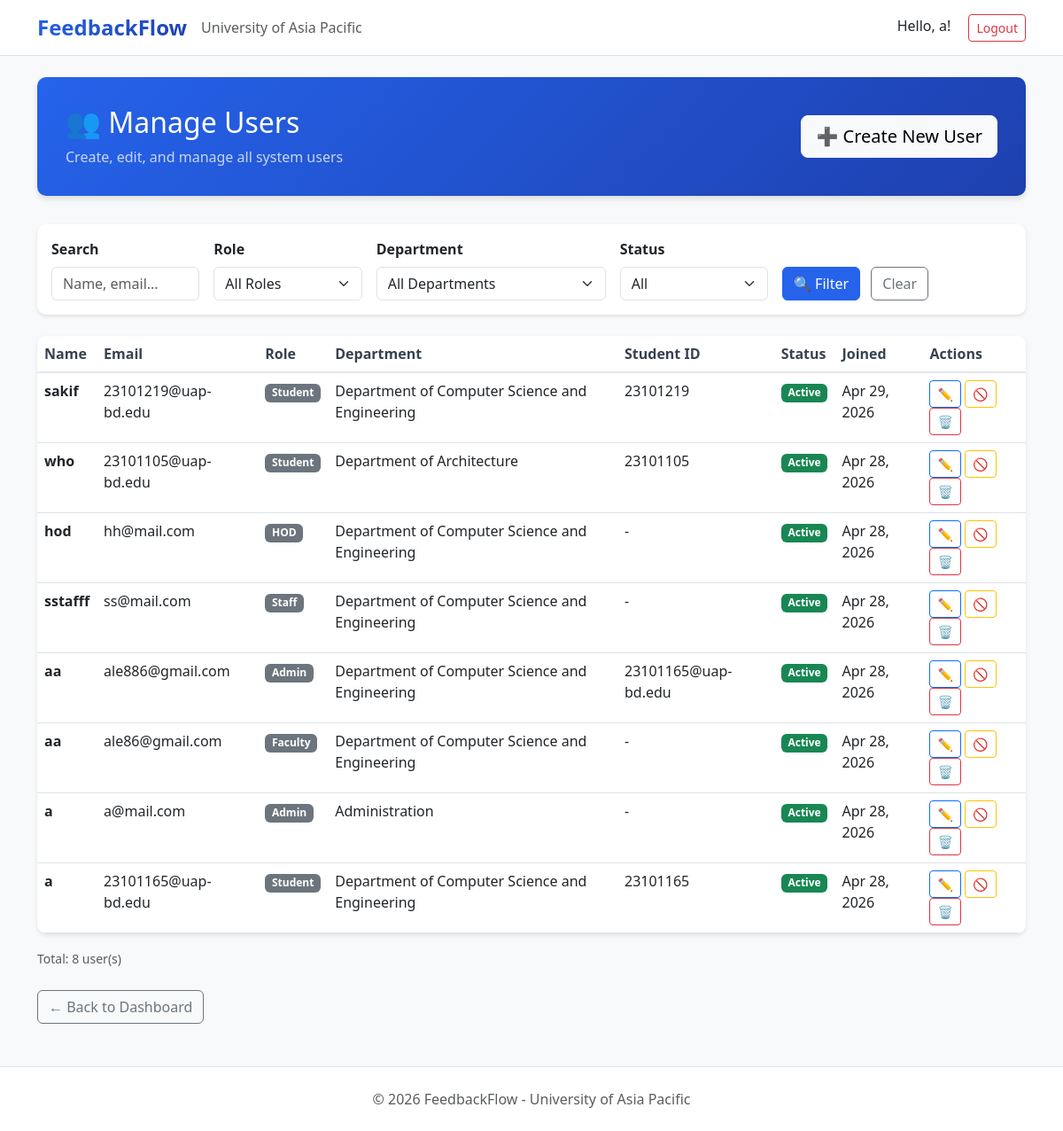
The page /dashboard/users/ (signed in) on the database its author committed.
### users/models.py (models this page shows, shortened)
class User(AbstractBaseUser, PermissionsMixin):
    ROLE_CHOICES = (
        ('Student', 'Student'),
        ('Faculty', 'Faculty'),
        ('HOD', 'Head of Department'),
        ('Staff', 'Staff'),
        ('Admin', 'Administrator'),
    )
    DEPARTMENT_CHOICES = (
        ('DBA', 'Department of Business Administration'),
        ('CSE', 'Department of Computer Science and Engineering'),
        ('CE', 'Department of Civil Engineering'),
        ('EEE', 'Department of Electrical and Electronic Engineering'),
        ('Pharmacy', 'Department of Pharmacy'),
        ('Law', 'Department of Law and Human Rights'),
        ('English', 'Department of English'),
        ('Architecture', 'Department of Architecture'),
    )
    email = models.EmailField(unique=True, max_length=255)
    full_name = models.CharField(max_length=150)
    role = models.CharField(max_length=20, choices=ROLE_CHOICES)
    department = models.CharField(max_length=100, choices=DEPARTMENT_CHOICES, null=True, blank=True)
    student_id = models.CharField(max_length=50, unique=True, null=True, blank=True)
    is_active = models.BooleanField(default=True)
    is_staff = models.BooleanField(default=False)
    created_at = models.DateTimeField(auto_now_add=True)
    updated_at = models.DateTimeField(auto_now=True)
    USERNAME_FIELD = 'email'
    REQUIRED_FIELDS = ['full_name']
    objects = UserManager()
    class Meta:
        verbose_name = 'User'
        verbose_name_plural = 'Users'
        ordering = ['-created_at']
    def get_short_name(self):
        return self.full_name.split()[0] if self.full_name else self.email

### users/views.py (the view)
# urls.py: path('dashboard/users/', views.admin_user_list, name='admin_user_list'),
@login_required
def admin_user_list(request):
   if request.user.role != 'Admin':
       return redirect('login')
   users = User.objects.all().order_by('-created_at')
   search = request.GET.get('search', '')
   role_filter = request.GET.get('role', '')
   dept_filter = request.GET.get('department', '')
   if search:
       users = users.filter(
           full_name__icontains=search
       ) | users.filter(
           email__icontains=search
       )
   if role_filter:
       users = users.filter(role=role_filter)
   if dept_filter:
       users = users.filter(department=dept_filter)
   status_filter = request.GET.get('status', '')
   if status_filter == 'active':
       users = users.filter(is_active=True)
   elif status_filter == 'inactive':
       users = users.filter(is_active=False)
   context = {
       'users': users,
       'search': search,
       'role_filter': role_filter,
       'dept_filter': dept_filter,
       'status_filter': request.GET.get('status', ''),
       'roles': User.ROLE_CHOICES,
       'departments': User.DEPARTMENT_CHOICES,
       'role_choices': User.ROLE_CHOICES,
       'department_choices': User.DEPARTMENT_CHOICES,
   }
   return render(request, 'users/admin_user_list.html', context)

### users/templates/users/admin_user_list.html (shortened to what this page needs)
{% extends 'users/dashboard_base.html' %}
{% block content %}
<div class="container mt-4">
    <div class="dashboard-header">
        <div class="row align-items-center">
            <div class="col-md-8">
                <h1>👥 Manage Users</h1>
                <p class="mb-0 opacity-75">Create, edit, and manage all system users</p>
            </div>
            <div class="col-md-4 text-end">
                <a href="{% url 'admin_user_create' %}" class="btn btn-light btn-lg">
                    ➕ Create New User
                </a>
            </div>
        </div>
    </div>
    <div class="card info-card mb-4">
        <div class="card-body">
            <form method="get" class="row g-3 align-items-end">
                <div class="col-md-2">
                    <label class="form-label fw-semibold">Search</label>
                    <input type="text" name="q" class="form-control" placeholder="Name, email..." value="{{ search_query }}">
                </div>
                <div class="col-md-2">
                    <label class="form-label fw-semibold">Role</label>
                    <select name="role" class="form-select">
                        <option value="">All Roles</option>
                    </select>
                </div>
                <div class="col-md-3">
                    <label class="form-label fw-semibold">Department</label>
                    <select name="department" class="form-select">
                        <option value="">All Departments</option>
                    </select>
                </div>
                <div class="col-md-2">
                    <label class="form-label fw-semibold">Status</label>
                    <select name="status" class="form-select">
                        <option value="">All</option>
                    </select>
                </div>
                <div class="col-md-3">
                    <button type="submit" class="btn btn-primary me-2">🔍 Filter</button>
                    <a href="{% url 'admin_user_list' %}" class="btn btn-outline-secondary">Clear</a>
                </div>
            </form>
        </div>
    </div>
    <div class="modern-table">
        <table class="table table-hover mb-0">
            <thead>
            <tr>
                <th>Name</th>
                <th>Email</th>
                <th>Role</th>
                <th>Department</th>
                <th>Student ID</th>
                <th>Status</th>
                <th>Joined</th>
                <th>Actions</th>
            </tr>
            </thead>
            <tbody>
            {% for u in users %}
            <tr>
                <td><strong>{{ u.full_name }}</strong></td>
                <td>{{ u.email }}</td>
                <td><span class="badge bg-secondary">{{ u.role }}</span></td>
                <td>{{ u.get_department_display|default:"-" }}</td>
                <td>{{ u.student_id|default:"-" }}</td>
                <td>
                    {% if u.is_active %}
                    <span class="badge bg-success">Active</span>
                    {% else %}
                    <span class="badge bg-danger">Inactive</span>
                    {% endif %}
                </td>
                <td>{{ u.created_at|date:"M d, Y" }}</td>
                <td>
                    <a href="{% url 'admin_user_edit' u.id %}" class="btn btn-sm btn-outline-primary" title="Edit">✏️</a>
                    <a href="{% url 'admin_user_toggle_active' u.id %}" class="btn btn-sm btn-outline-warning" title="Toggle Active">
                        {% if u.is_active %}🚫{% else %}✅{% endif %}
                    </a>
                    <a href="{% url 'admin_user_delete' u.id %}" class="btn btn-sm btn-outline-danger" title="Delete">🗑️</a>
                </td>
            </tr>
            {% empty %}
            <tr>
                <td colspan="8" class="text-center text-muted py-4">No users found matching your filters.</td>
            </tr>
            {% endfor %}
            </tbody>
        </table>
    </div>
    <div class="mt-3 text-muted">
        <small>Total: {{ users|length }} user(s)</small>
    </div>
    <div class="mt-4">
        <a href="{% url 'admin_dashboard' %}" class="btn btn-outline-secondary">← Back to Dashboard</a>
    </div>
</div>
{% endblock %}

### users/templates/users/base.html (shortened to what this page needs)
<!DOCTYPE html>
<html lang="en">
<head>
    <link href="https://cdn.jsdelivr.net/npm/bootstrap@5.3.0/dist/css/bootstrap.min.css" rel="stylesheet">
</head>
<body>
    <nav class="navbar navbar-expand-lg navbar-light bg-white border-bottom">
        <div class="container">
            <a class="navbar-brand" href="/">FeedbackFlow</a>
            <span class="text-muted">University of Asia Pacific</span>
            {% if user.is_authenticated %}
            <div class="ms-auto">
                <span class="me-3">Hello, {{ user.get_short_name }}!</span>
                <a href="{% url 'logout' %}" class="btn btn-outline-danger btn-sm">Logout</a>
            </div>
            {% endif %}
        </div>
    </nav>
    <main>
        {% block content %}{% endblock %}
    </main>
    <footer class="text-center text-muted py-4 mt-5 bg-white border-top">
        <p class="mb-0">&copy; 2026 FeedbackFlow - University of Asia Pacific</p>
    </footer>
</body>
</html>

### users/templates/users/base.html (style rules this page uses)
body { background-color: #f8f9fa; font-family: 'Segoe UI', Tahoma, Geneva, Verdana, sans-serif; min-height: 100vh; display: flex; flex-direction: column; }
.navbar-brand { font-weight: bold; font-size: 1.5rem; background: linear-gradient(135deg, #2563eb, #1e40af); -webkit-background-clip: text; -webkit-text-fill-color: transparent; }
.btn-primary { background-color: #2563eb; border-color: #2563eb; }
main { flex: 1; }
footer { margin-top: auto; }

### users/templates/users/dashboard_base.html (style rules this page uses)
.dashboard-header { background: linear-gradient(135deg, #2563eb 0%, #1e40af 100%); color: white; padding: 2rem; border-radius: 10px; margin-bottom: 2rem; box-shadow: 0 4px 6px rgba(0,0,0,0.1); }
.dashboard-header h1 { font-size: 2rem; margin-bottom: 0.5rem; }
.info-card { border-radius: 10px; border: none; box-shadow: 0 2px 4px rgba(0,0,0,0.1); transition: all 0.3s; }
.modern-table { background: white; border-radius: 10px; overflow: hidden; box-shadow: 0 2px 4px rgba(0,0,0,0.1); }
.modern-table thead { background-color: #f9fafb; }
.modern-table th { font-weight: 600; color: #374151; border-bottom: 2px solid #e5e7eb; }
.modern-table tbody tr { transition: background-color 0.2s; }

### rows shown on the page
User: get_short_name "a", full_name "a", email "a@mail.com", role "Admin", department "Administration", student_id "-", is_active "Active", created_at "Apr 28, 2026"
User: full_name "sakif", email "23101219@uap-bd.edu", role "Student", department "Department of Computer Science and Engineering", student_id "23101219", is_active "Active", created_at "Apr 29, 2026"
User: full_name "who", email "23101105@uap-bd.edu", role "Student", department "Department of Architecture", student_id "23101105", is_active "Active", created_at "Apr 28, 2026"
User: full_name "hod", email "hh@mail.com", role "HOD", department "Department of Computer Science and Engineering", student_id "-", is_active "Active", created_at "Apr 28, 2026"
User: full_name "sstafff", email "ss@mail.com", role "Staff", department "Department of Computer Science and Engineering", student_id "-", is_active "Active", created_at "Apr 28, 2026"
User: full_name "aa", email "ale886@gmail.com", role "Admin", department "Department of Computer Science and Engineering", student_id "23101165@uap-bd.edu", is_active "Active", created_at "Apr 28, 2026"
User: full_name "aa", email "ale86@gmail.com", role "Faculty", department "Department of Computer Science and Engineering", student_id "-", is_active "Active", created_at "Apr 28, 2026"
User: full_name "a", email "23101165@uap-bd.edu", role "Student", department "Department of Computer Science and Engineering", student_id "23101165", is_active "Active", created_at "Apr 28, 2026"

### other values the page prints
{{ users|length }} "8"
